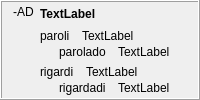
            <widget class="QFrame" name="frame_19">
             <property name="frameShape">
              <enum>QFrame::Box</enum>
             </property>
             <property name="frameShadow">
              <enum>QFrame::Raised</enum>
             </property>
             <layout class="QHBoxLayout" name="horizontalLayout_13">
              <property name="topMargin">
               <number>3</number>
              </property>
              <property name="bottomMargin">
               <number>3</number>
              </property>
              <item>
               <widget class="QLabel" name="label_302">
                <property name="sizePolicy">
                 <sizepolicy hsizetype="Maximum" vsizetype="Preferred">
                  <horstretch>0</horstretch>
                  <verstretch>0</verstretch>
                 </sizepolicy>
                </property>
                <property name="text">
                 <string>-AD</string>
                </property>
                <property name="alignment">
                 <set>Qt::AlignHCenter|Qt::AlignTop</set>
                </property>
                <property name="tipo" stdset="0">
                 <string>afikso</string>
                </property>
               </widget>
              </item>
              <item>
               <layout class="QVBoxLayout" name="verticalLayout_349">
                <item>
                 <widget class="QLabel" name="Lec08_Label621">
                  <property name="styleSheet">
                   <string notr="true">font-weight: bold;</string>
                  </property>
                  <property name="text">
                   <string>TextLabel</string>
                  </property>
                  <property name="wordWrap">
                   <bool>true</bool>
                  </property>
                 </widget>
                </item>
                <item>
                 <layout class="QVBoxLayout" name="verticalLayout_20">
                  <item>
                   <layout class="QVBoxLayout" name="verticalLayout_350">
                    <property name="spacing">
                     <number>2</number>
                    </property>
                    <item>
                     <layout class="QHBoxLayout" name="horizontalLayout_575">
                      <property name="spacing">
                       <number>12</number>
                      </property>
                      <item>
                       <widget class="neklakebla_nova" name="Lec08_Button607">
                        <property name="text">
                         <string>paroli</string>
                        </property>
                        <property name="wordWrap">
                         <bool>true</bool>
                        </property>
                       </widget>
                      </item>
                      <item>
                       <widget class="QLabel" name="Lec08_Label622">
                        <property name="sizePolicy">
                         <sizepolicy hsizetype="Expanding" vsizetype="Preferred">
                          <horstretch>0</horstretch>
                          <verstretch>0</verstretch>
                         </sizepolicy>
                        </property>
                        <property name="text">
                         <string>TextLabel</string>
                        </property>
                        <property name="wordWrap">
                         <bool>true</bool>
                        </property>
                       </widget>
                      </item>
                     </layout>
                    </item>
                    <item>
                     <layout class="QHBoxLayout" name="horizontalLayout_576">
                      <property name="spacing">
                       <number>12</number>
                      </property>
                      <item>
                       <widget class="label_sago_reversa" name="label_375">
                        <property name="sizePolicy">
                         <sizepolicy hsizetype="Maximum" vsizetype="Preferred">
                          <horstretch>0</horstretch>
                          <verstretch>0</verstretch>
                         </sizepolicy>
                        </property>
                        <property name="text">
                         <string/>
                        </property>
                        <property name="pixmap">
                         <pixmap resource="ikonoj.qrc">:/ikonoj/sago_revena.png</pixmap>
                        </property>
                       </widget>
                      </item>
                      <item>
                       <widget class="neklakebla_nova" name="Lec08_Button608">
                        <property name="text">
                         <string>parolado</string>
                        </property>
                        <property name="wordWrap">
                         <bool>true</bool>
                        </property>
                       </widget>
                      </item>
                      <item>
                       <widget class="QLabel" name="Lec08_Label623">
                        <property name="sizePolicy">
                         <sizepolicy hsizetype="Expanding" vsizetype="Preferred">
                          <horstretch>0</horstretch>
                          <verstretch>0</verstretch>
                         </sizepolicy>
                        </property>
                        <property name="text">
                         <string>TextLabel</string>
                        </property>
                        <property name="wordWrap">
                         <bool>true</bool>
                        </property>
                       </widget>
                      </item>
                     </layout>
                    </item>
                   </layout>
                  </item>
                  <item>
                   <layout class="QVBoxLayout" name="verticalLayout_351">
                    <property name="spacing">
                     <number>2</number>
                    </property>
                    <item>
                     <layout class="QHBoxLayout" name="horizontalLayout_577">
                      <property name="spacing">
                       <number>12</number>
                      </property>
                      <item>
                       <widget class="neklakebla_nova" name="Lec08_Button30">
                        <property name="text">
                         <string>rigardi</string>
                        </property>
                        <property name="wordWrap">
                         <bool>true</bool>
                        </property>
                       </widget>
                      </item>
                      <item>
                       <widget class="QLabel" name="Lec08_Label39">
                        <property name="sizePolicy">
                         <sizepolicy hsizetype="Expanding" vsizetype="Preferred">
                          <horstretch>0</horstretch>
                          <verstretch>0</verstretch>
                         </sizepolicy>
                        </property>
                        <property name="text">
                         <string>TextLabel</string>
                        </property>
                        <property name="wordWrap">
                         <bool>true</bool>
                        </property>
                       </widget>
                      </item>
                     </layout>
                    </item>
                    <item>
                     <layout class="QHBoxLayout" name="horizontalLayout_578">
                      <property name="spacing">
                       <number>12</number>
                      </property>
                      <item>
                       <widget class="label_sago_reversa" name="label_376">
                        <property name="sizePolicy">
                         <sizepolicy hsizetype="Maximum" vsizetype="Preferred">
                          <horstretch>0</horstretch>
                          <verstretch>0</verstretch>
                         </sizepolicy>
                        </property>
                        <property name="text">
                         <string/>
                        </property>
                        <property name="pixmap">
                         <pixmap resource="ikonoj.qrc">:/ikonoj/sago_revena.png</pixmap>
                        </property>
                       </widget>
                      </item>
                      <item>
                       <widget class="neklakebla_nova" name="Lec08_Button31">
                        <property name="text">
                         <string>rigardadi</string>
                        </property>
                        <property name="wordWrap">
                         <bool>true</bool>
                        </property>
                       </widget>
                      </item>
                      <item>
                       <widget class="QLabel" name="Lec08_Label40">
                        <property name="sizePolicy">
                         <sizepolicy hsizetype="Expanding" vsizetype="Preferred">
                          <horstretch>0</horstretch>
                          <verstretch>0</verstretch>
                         </sizepolicy>
                        </property>
                        <property name="text">
                         <string>TextLabel</string>
                        </property>
                        <property name="wordWrap">
                         <bool>true</bool>
                        </property>
                       </widget>
                      </item>
                     </layout>
                    </item>
                   </layout>
                  </item>
                 </layout>
                </item>
               </layout>
              </item>
             </layout>
            </widget>
